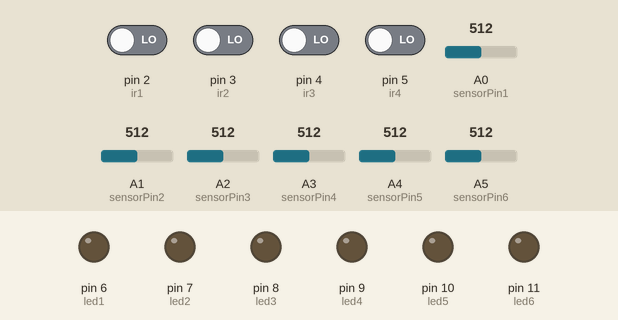
A sketch run on a simulated Arduino Uno, built with avr-gcc and run on an emulated ATmega328P. Parts: output pins drawn as LEDs (lit = HIGH). The inputs (shaded band) are chosen by the test bench; at power-on: pin 2 (ir1), pin 3 (ir2), pin 4 (ir3), pin 5 (ir4) LOW, A0 (sensorPin1) = 512, A3 (sensorPin4) = 512, A4 (sensorPin5) = 512, A1 (sensorPin2) = 512, A2 (sensorPin3) = 512, A5 (sensorPin6) = 512.

Above: at 3.8 s.
3.9 s: A0 (sensorPin1) set to 105
7.9 s: A0 (sensorPin1) set to 89
At 9.1 s:
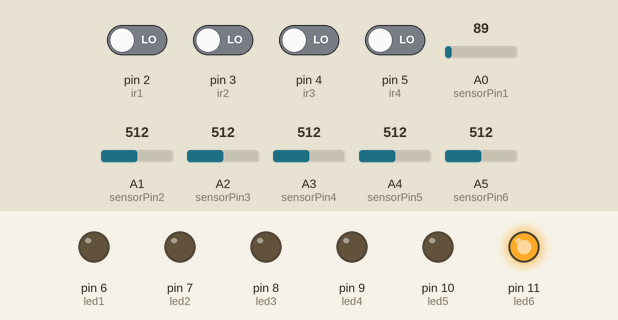
16.5 s: pin 5 (ir4) driven HIGH
At 20.5 s:
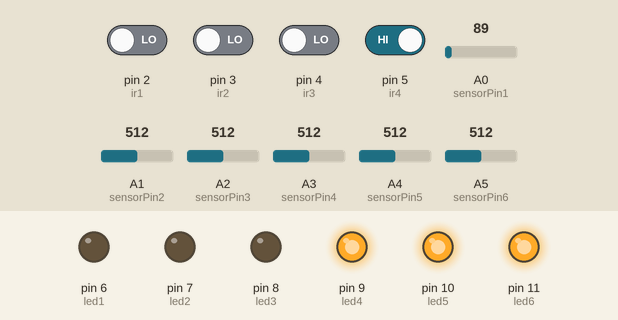
24.9 s: A3 (sensorPin4) set to 104
28.9 s: A3 (sensorPin4) set to 92
At 32.8 s:
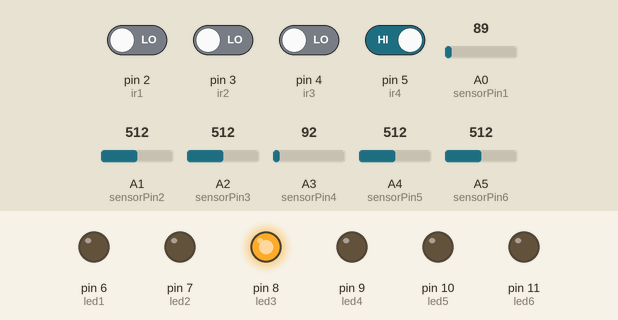
37.5 s: A4 (sensorPin5) set to 104
42.7 s: A4 (sensorPin5) set to 90
At 45.8 s:
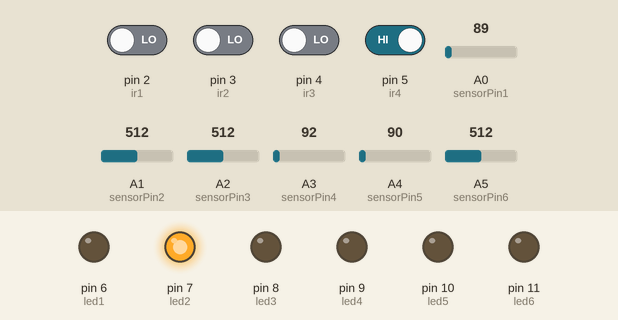
Timing chart, 0 to 52.3 s (numbered marks = the images above; inputs shaded):
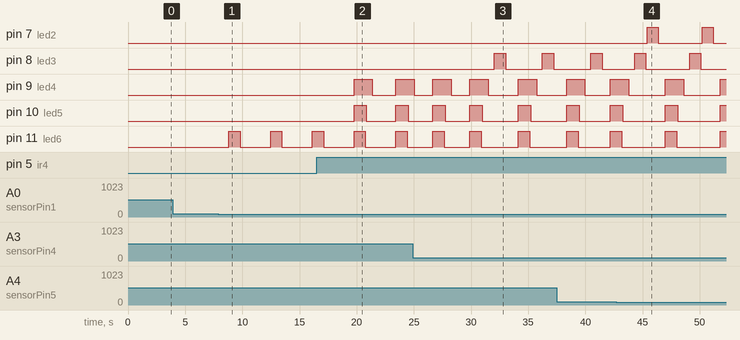

The sketch:

FINAL_CODE.ino
```cpp
#include <SoftwareSerial.h>

#include <IRremote.h>

int ir1=2;
int ir2=3;
int ir3=4;
int ir4=5;

int led1=6;
int led2=7;
int led3=8;
int led4=9;
int led5=10;
int led6=11;

int proxy1=0;
int proxy2=0;
int proxy3=0;
int proxy4=0;

int sensorPin1=A0;
int sensorValue1 = 0;

int sensorPin2=A1;
int sensorValue2 = 0;

int sensorPin3=A2;
int sensorValue3 = 0;

int sensorPin4=A3;
int sensorValue4 = 0;

int sensorPin5=A4;
int sensorValue5 = 0;

int sensorPin6=A5;
int sensorValue6 = 0;

void setup()
{
  pinMode(ir1,INPUT);
  pinMode(ir2,INPUT);
  pinMode(ir3,INPUT);
  pinMode(ir4,INPUT);

  pinMode(led1,OUTPUT);
  pinMode(led2,OUTPUT);
  pinMode(led3,OUTPUT);
  pinMode(led4,OUTPUT);
  pinMode(led5,OUTPUT);
  pinMode(led6,OUTPUT);
}


void loop(){
  proxy1=digitalRead(ir1);
  proxy2=digitalRead(ir2);
  proxy3=digitalRead(ir3);
  proxy4=digitalRead(ir4);

if(proxy1==HIGH)
{
  digitalWrite(led1,HIGH);
  digitalWrite(led2,HIGH);
  digitalWrite(led3,HIGH);
}
else
{
  digitalWrite(led1,LOW);
  digitalWrite(led2,LOW);
  digitalWrite(led3,LOW);
}

if(proxy2==HIGH)
{
  digitalWrite(led2,HIGH);
  digitalWrite(led3,HIGH);
  digitalWrite(led4,HIGH);
}
else
{
  digitalWrite(led2,LOW);
  digitalWrite(led3,LOW);
  digitalWrite(led4,LOW);
}

if(proxy3==HIGH)
{
  digitalWrite(led3,HIGH);
  digitalWrite(led4,HIGH);
  digitalWrite(led5,HIGH);
}
else
{
  digitalWrite(led3,LOW);
  digitalWrite(led4,LOW);
  digitalWrite(led5,LOW);
}

if(proxy4==HIGH)
{
  digitalWrite(led4,HIGH);
  digitalWrite(led5,HIGH);
  digitalWrite(led6,HIGH);
}
else
{
  digitalWrite(led4,LOW);
  digitalWrite(led5,LOW);
  digitalWrite(led6,LOW);
}

 sensorValue1 = analogRead(sensorPin1);
 Serial.println(sensorValue1);
 if(sensorValue1 < 100)
 {
   Serial.println("LED light on");
   digitalWrite(led6,HIGH);
   delay(1000);
 }
 digitalWrite(led6,LOW);
 delay(sensorValue1);

 sensorValue2 = analogRead(sensorPin2);
 Serial.println(sensorValue2);
 if(sensorValue2 < 100)
 {
   Serial.println("LED light on");
   digitalWrite(led5,HIGH);
   delay(1000);
 }
 digitalWrite(led5,LOW);
 delay(sensorValue2);

 sensorValue3 = analogRead(sensorPin3);
 Serial.println(sensorValue3);
 if(sensorValue3 < 100)
 {
   Serial.println("LED light on");
   digitalWrite(led4,HIGH);
   delay(1000);
 }
 digitalWrite(led4,LOW);
 delay(sensorValue3);

 sensorValue4 = analogRead(sensorPin4);
 Serial.println(sensorValue4);
 if(sensorValue4 < 100)
 {
   Serial.println("LED light on");
   digitalWrite(led3,HIGH);
   delay(1000);
 }
 digitalWrite(led3,LOW);
 delay(sensorValue4);

 sensorValue5 = analogRead(sensorPin5);
 Serial.println(sensorValue5);
 if(sensorValue5 < 100)
 {
   Serial.println("LED light on");
   digitalWrite(led2,HIGH);
   delay(1000);
 }
 digitalWrite(led2,LOW);
 delay(sensorValue5);

 sensorValue6 = analogRead(sensorPin6);
 Serial.println(sensorValue6);
 if(sensorValue6 < 100)
 {
   Serial.println("LED light on");
   digitalWrite(led1,HIGH);
   delay(1000);
 }
 digitalWrite(led1,LOW);
 delay(sensorValue6);
}
```

Measured:
- the behaviour switches between 100 and 99 on A0 (sensorPin1) (found by bisection; images 0 and 1)
- the behaviour switches between 100 and 99 on A3 (sensorPin4) (found by bisection; images 2 and 3)
- the behaviour switches between 100 and 99 on A4 (sensorPin5) (found by bisection; images 3 and 4)
- after the input at 3.9 s, every drawn part: stays the same
- after the input at 7.9 s, pin 11 (led6): alternates HIGH for 1.0 s and LOW for 2.7 s, starting after 0.92 s
- after the input at 16.5 s, pin 9 (led4): LOW → HIGH after 3.3 s, → LOW 1.6 s later, → HIGH 2.0 s later; pin 10 (led5): alternates HIGH for 1.1 s and LOW for 2.6 s, starting after 3.3 s
- after the input at 28.9 s, pin 8 (led3): alternates HIGH for 1.0 s and LOW for 3.2 s, starting after 3.1 s; pin 9 (led4): LOW → HIGH after 5.2 s, → LOW 1.6 s later; pin 10 (led5): LOW → HIGH after 5.2 s, → LOW 1.1 s later; pin 11 (led6): LOW → HIGH after 5.2 s, → LOW 1.0 s later
- after the input at 42.7 s, pin 7 (led2): alternates HIGH for 1.0 s and LOW for 3.8 s, starting after 2.7 s; pin 8 (led3): LOW → HIGH after 6.4 s, → LOW 1.0 s later
